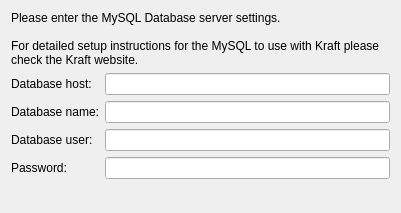
<?xml version="1.0" encoding="UTF-8"?>
<ui version="4.0">
 <class>mySqlDetailsForm</class>
 <widget class="QWidget" name="mySqlDetailsForm">
  <property name="geometry">
   <rect>
    <x>0</x>
    <y>0</y>
    <width>401</width>
    <height>213</height>
   </rect>
  </property>
  <layout class="QGridLayout" name="gridLayout">
   <item row="0" column="0">
    <widget class="QLabel" name="label">
     <property name="text">
      <string>Please enter the MySQL Database server settings. 

For detailed setup instructions for the MySQL to use with Kraft please check the Kraft website.</string>
     </property>
     <property name="wordWrap">
      <bool>true</bool>
     </property>
    </widget>
   </item>
   <item row="1" column="0">
    <layout class="QFormLayout" name="formLayout">
     <item row="0" column="0">
      <widget class="QLabel" name="label_2">
       <property name="text">
        <string>Database host:</string>
       </property>
      </widget>
     </item>
     <item row="0" column="1">
      <widget class="QLineEdit" name="mMysqlHost"/>
     </item>
     <item row="1" column="0">
      <widget class="QLabel" name="label_5">
       <property name="text">
        <string>Database name:</string>
       </property>
      </widget>
     </item>
     <item row="1" column="1">
      <widget class="QLineEdit" name="mMysqlDbName"/>
     </item>
     <item row="2" column="0">
      <widget class="QLabel" name="label_3">
       <property name="text">
        <string>Database user:</string>
       </property>
      </widget>
     </item>
     <item row="2" column="1">
      <widget class="QLineEdit" name="mMysqUser">
       <property name="text">
        <string/>
       </property>
      </widget>
     </item>
     <item row="3" column="0">
      <widget class="QLabel" name="label_4">
       <property name="text">
        <string>Password:</string>
       </property>
      </widget>
     </item>
     <item row="3" column="1">
      <widget class="QLineEdit" name="mMysqlPwd"/>
     </item>
    </layout>
   </item>
   <item row="2" column="0">
    <spacer name="verticalSpacer">
     <property name="orientation">
      <enum>Qt::Vertical</enum>
     </property>
     <property name="sizeHint" stdset="0">
      <size>
       <width>20</width>
       <height>12</height>
      </size>
     </property>
    </spacer>
   </item>
  </layout>
 </widget>
 <resources/>
 <connections/>
</ui>
